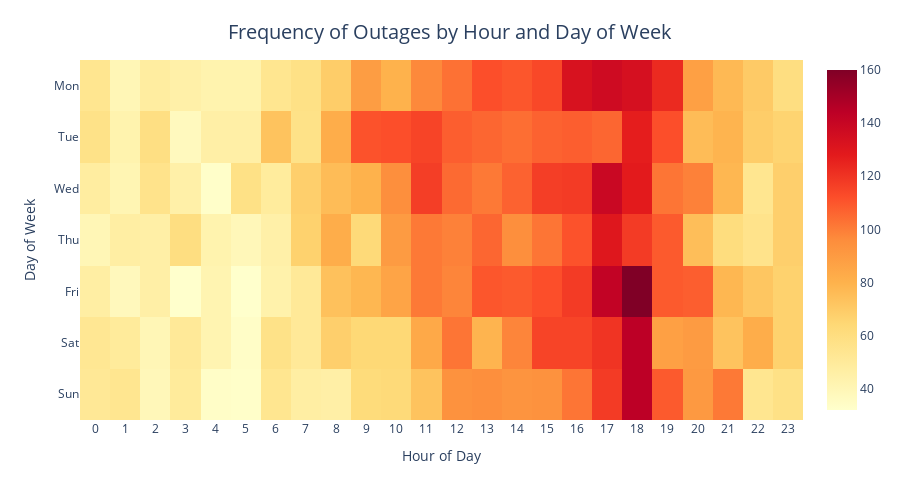

The code cell stored with this chart in its notebook:
### Code cell
# Create a pivot table with hour and day of week as columns and rows
outages_by_hour_and_day = pd.pivot_table(df, index='Day_Label', columns='Hour', values='Event_ID', aggfunc='count')

# Create the heatmap with Plotly Express
fig = px.imshow(outages_by_hour_and_day, color_continuous_scale='YlOrRd')

# Set the axis labels and title
fig.update_layout(
    title={'text': 'Frequency of Outages by Hour and Day of Week', 'font': {'size': 20},
          'y':0.95,
          'x':0.5,
          'xanchor': 'center',
           'yanchor': 'top'},
    height=500,
    width=900,
    plot_bgcolor='white',
    xaxis_title='Hour of Day',
    yaxis_title='Day of Week'
    
)
# Set the x-axis tick mode and increment
fig.update_xaxes(tickmode='linear', dtick=1)
# Show the plot
fig.show()

### Figure 1 — Plotly figure (JSON) as saved in the notebook; plotly's stock layout.template omitted (floating-point values rounded to 4 significant figures; data arrays with more than 128 entries replaced by an {"elided": "..."} marker saying what was removed)
{"data": [{"coloraxis": "coloraxis", "hovertemplate": "Hour: %{x}<br>Day_Label: %{y}<br>color: %{z}<extra></extra>", "name": "0", "type": "heatmap", "x": [0, 1, 2, 3, 4, 5, 6, 7, 8, 9, 10, 11, 12, 13, 14, 15, 16, 17, 18, 19, 20, 21, 22, 23], "xaxis": "x", "y": ["Mon", "Tue", "Wed", "Thu", "Fri", "Sat", "Sun"], "yaxis": "y", "z": {"elided": "7x24 int values"}}], "layout": {"coloraxis": {"colorscale": [[0, "rgb(255,255,204)"], [0.125, "rgb(255,237,160)"], [0.25, "rgb(254,217,118)"], [0.375, "rgb(254,178,76)"], [0.5, "rgb(253,141,60)"], [0.625, "rgb(252,78,42)"], [0.75, "rgb(227,26,28)"], [0.875, "rgb(189,0,38)"], [1, "rgb(128,0,38)"]]}, "height": 500, "margin": {"t": 60}, "plot_bgcolor": "white", "title": {"font": {"size": 20}, "text": "Frequency of Outages by Hour and Day of Week", "x": 0.5, "xanchor": "center", "y": 0.95, "yanchor": "top"}, "width": 900, "xaxis": {"anchor": "y", "autorange": true, "constrain": "domain", "domain": [0, 1], "dtick": 1, "range": [-0.5, 23.5], "scaleanchor": "y", "tickmode": "linear", "title": {"text": "Hour of Day"}, "type": "linear"}, "yaxis": {"anchor": "x", "autorange": true, "constrain": "domain", "domain": [0, 1], "range": [6.5, -0.5], "title": {"text": "Day of Week"}, "type": "category"}}}
